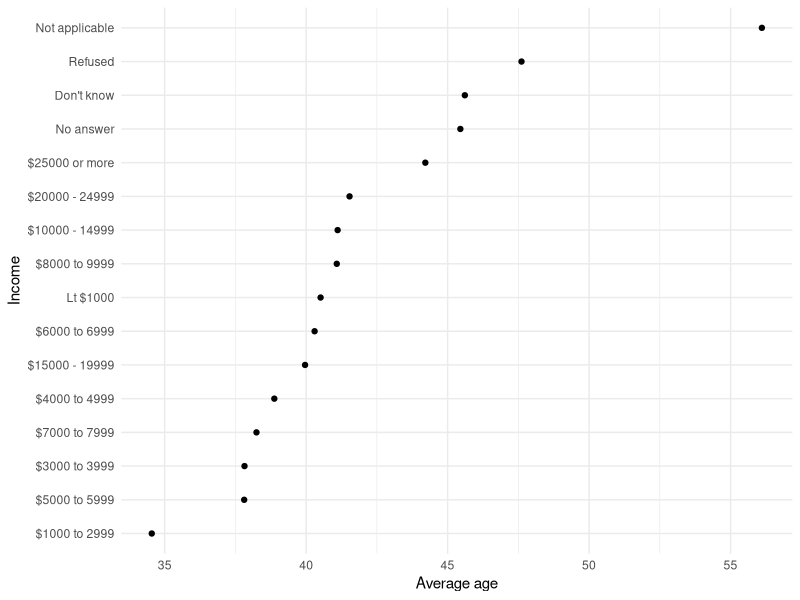
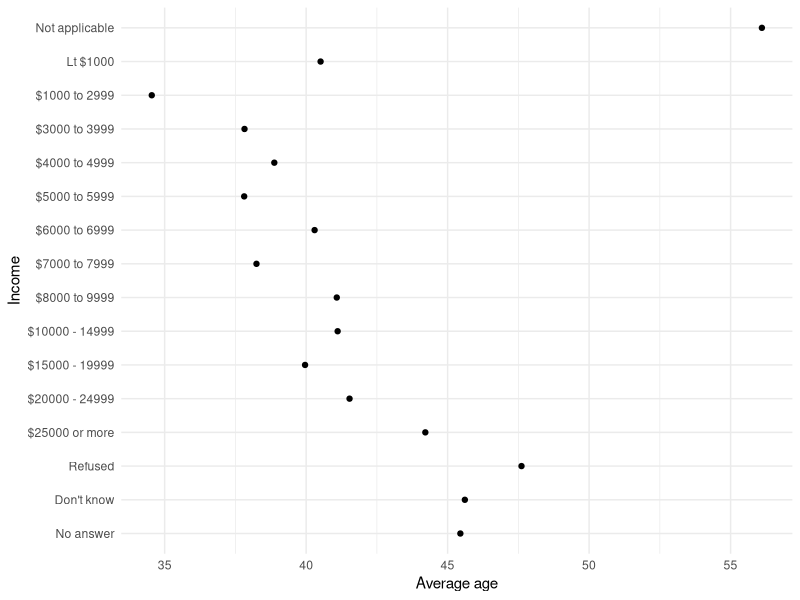
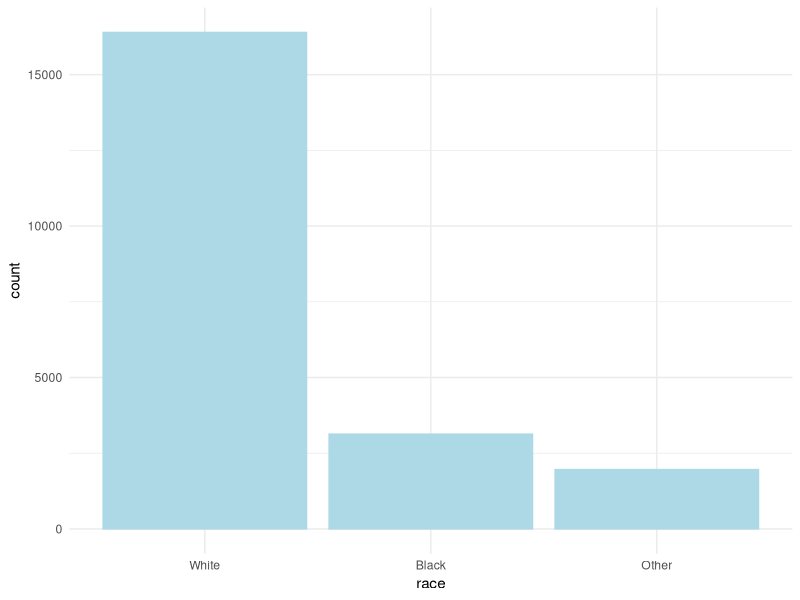

Recreate these plots in R, in order.
## ---- chunk 1
knitr::opts_chunk$set(warning = FALSE, message = FALSE) 
## ---- chunk 2
library(tidyverse)
library(kableExtra)
## ---- chunk 3
gss_cat <- forcats::gss_cat
head(gss_cat)

# check variable classes
str(gss_cat)
## ---- chunk 4
as_tibble(gss_cat)
## ---- chunk 5
gss_cat %>%
  filter(relig == "Protestant") %>%
  group_by(year, relig) %>%
  summarize(tvhours = mean(tvhours, na.rm = TRUE))
## ---- chunk 6
# less readable
summarize(group_by(filter(gss_cat, 
                          relig == "Protestant"), 
                   year, 
                   relig), 
          tvhours = mean(tvhours, 
                         na.rm = TRUE)
          )
## ---- chunk 7
gss_cat[1:10,] %>% 
  kable() %>% 
  kable_styling(latex_options = "striped")

anyNA(gss_cat)

# Exercise 1. Using is.na() which variable has only standard missing values (NAs) 
is.na(gss_cat)

# To tell which variable has standard missing values, using the is.na() function, we should pass the data object (gss_cat) as the argument of is.na() and look for where "TRUE" is returned columnwise. 
# The column 'tvhours' has standard missing values (NAs).

# finding-standard-missings-quicker
gss_cat %>% 
  select(everything()) %>% 
  summarise_all(funs(sum(is.na(.))))
# easier to find out with the sum per column that 'age' also has NAs.
## ---- chunk 8
gss_cat %>% 
  count(rincome)
# "No answer", "Don't know", "Refused" and "Not applicable" are responses that can be considered missing values depending on the context.

# Exercise 2. Are there similar responses in the other factor variables? Which ones?

gss_cat %>% 
  count(marital) # 'marital' has "No answer", which can be considered missing.

gss_cat %>% 
  count(race) # 'race' has 3 types of answers, "Black", "White" and "Other", none would be considered missing.


gss_cat %>% 
  count(partyid) # 'partyid' has "No answer" and "Don't know", which can be considered missing. 


gss_cat %>% 
  count(relig) # 'relig' has "No answer" and "Don't know", which can be considered missing. Even if the respondent does not have a religion, there is a category "None" for those cases, so "No answer" is really missing.


gss_cat %>% 
  count(denom) # 'denom' has "No answer", "Don't know" and "Not applicable", which can be considered missing. 
## ---- chunk 9
# Exercise 3 - display only married people 

filter(gss_cat, marital == 'Married')

# using the pipe operator - steps are more readable
gss_cat %>%
  filter(marital == "Married")


# Exercise 4 - display divorced and widowed people

# the question mentions divorced AND widowed people, but the argument translates to an OR (|) condition since a single person cannot be divorced and widowed at the same time on the data set, and the intention is actually to display both groups.

filter(gss_cat, marital == "Divorced" | marital == "Widowed")

gss_cat %>%
  filter(marital == "Divorced" | marital == "Widowed")
 
## ---- chunk 10
# Exercise 5 - reorder the information in the dataframe by the number of tv hours

gss_cat %>%
  arrange(tvhours)
# the default of arrange() function is to use the ascending order, if the descending order was needed, the variable could be passed as argument of function desc(): gss_cat %>% arrange(desc(tvhours))

# Exercise 6 - combine arrange() with function desc() to re-order column in descending order
gss_cat %>%
  arrange(desc(tvhours))
## ---- chunk 11
# Exercise 7 - filter only married people and arrange them by how much tv they watch

gss_cat %>%
  filter(marital == "Married") %>%
  arrange(tvhours)

# Exercise 8 - use arrange() and count() to find what the most common religion is

gss_cat %>%
  count(relig) %>% # counts the number of occurrence of each religion under generated column 'n'
  arrange(desc(n)) # sorts the occurrences in descending order to find the greatest (most common)

# good example showing the usefulness of pipes performing more than one operation
## ---- chunk 12
# Exercise 9 - How many hours of tv on average are watched by people of different religions?

gss_cat %>%
  group_by(relig) %>%
  summarise(avg_tvhours = mean(tvhours, na.rm = TRUE))
# If there are any missing values in the group, the mean function returns NA. 'na.rm = TRUE', which means remove the NA values, can be used to drop the missing values and return the expected average by different religions. 
## ---- chunk 13
# String Concatenation

# Exercise 10 - difference between the two commands
str_c("x", "y", "z") 

str_c("x", "y", "z", sep = ", ") 
# the argument 'sep' separates each letter in the string, in this case, by a comma. The default is no separator (sep = ""), seen on the fisrt command.


# Subsetting strings
x <- c("Apple", "Banana", "Pear")
str_sub(x, 1, 3) # extracts from 1st ('start') to 3rd ('end') character


# Regular expressions
x <- c("apple", "banana", "pear")
str_view(x, "an")

str_view(x, ".a.") # only one match in banana since the second 'a' does not match the condition, because the n (3rd charcater) was already 'taken'.


# Anchors
#matching the start (^) and end ($) of strings
x <- c("apple", "banana", "pear")

str_view(x, "^a")

str_view(x, "a$")

x <- c("apple pie", "apple", "apple cake")

str_view(x, "^apple$")
## ---- chunk 14
# Exercise 11 - average age across income levels
rincome_summary <- gss_cat %>%
  group_by(rincome) %>%
  summarise(
    age = mean(age, na.rm = TRUE),
    n = n())

rincome_summary %>% 
  mutate(rincome = fct_reorder(rincome, age)) %>% 
  ggplot(aes(age, rincome)) +
    geom_point() +
    xlab("Average age") +
    ylab("Income") +
    theme_minimal()

# Exercise 12 - Do you think using fct_reorder makes sense here? Why/why not?

# Let's plot the same graph without fct_reorder for comparison.

rincome_summary %>% 
  ggplot(aes(age, rincome)) +
  geom_point() +
    xlab("Average age") +
    ylab("Income") +
    theme_minimal()
## ---- chunk 15
# Exercise 13 - create a bar plot using fct_infreq to reorder levels of the race variable?

gss_cat %>%
  mutate(race = fct_infreq(race)) %>% 
  ggplot(aes(race)) +
    geom_bar(col = "lightblue", fill = "lightblue") +
    theme_minimal()
## ---- chunk 16
# Exercise 15 - Use ’fct_recode()` to recode “Don’t know” and “No answer” to NA.
# fct_recode(x, NULL = "Old value").

gss_cat %>%
  mutate(partyid = fct_recode(partyid,
    NULL = "No answer",
    NULL = "Don't know"
  )) %>%
  count(partyid)
## ---- chunk 17
# fct_collapse() is similar to fct_recode but takes a vector of values as an argument.

# Exercise 16 - Can you use fct_collapse() to create three levels for income: “0 to $10,000”, “$10,000 to $20,000”, and NA for the remaining levels?

# The exercise specifies three levels 0-10k, 10-20k, NA. But there are two levels (20-25k) and (25k or more) not included, that could be a in fourth category or be included in a modified second, instead of 10-20k > 10 or more. 

gss_cat %>%
  mutate(rincome = fct_collapse(rincome,
    "0 to $10,000" = c("Lt $1000",
                       "$1000 to 2999",
                       "$3000 to 3999",
                       "$4000 to 4999",
                       "$5000 to 5999",
                       "$6000 to 6999",
                       "$7000 to 7999",
                       "$8000 to 9999"),
    "$10,000 to $20,000" = c("$10000 - 14999",
                             "$15000 - 19999",
                             "$20000 - 24999",
                             "$25000 or more"),
    NULL = c("Don't know",
             "No answer",
             "Not applicable",
             "Refused")
    )) %>%  
  count(rincome)
## ---- chunk 18
# Exercise 17 - use fct_lump() to collapse the marital variable

gss_cat %>%
  mutate(marital = fct_lump(marital)) %>%
  count(marital, sort = TRUE)
# the default was helpful, not being necessary to specify an n to set the number of factors to be preserved.
## ---- chunk 19
gss_sample <- gss_cat[sample(nrow(gss_cat), 10),] # Takes a random sample of 10 observations from the data

# Exercise 18 - create a formatted summary table using the kable package

# kable() generates nicely formatted tables from matrices or data frames in R Markdown
kable(gss_sample)


# Exercise 19 - try using select() alongside kable() to display only the variables “year”, “age”, “race” and “rincome”.

select(gss_sample, year, age, race, rincome) %>%
  kable()
## ---- chunk 20
# Exercise 20 - Try changing the font size of the table.

kable(gss_sample) %>% 
  kable_styling(font_size = 20)

kable(gss_sample) %>% 
  kable_styling(font_size = 5)
## ---- chunk 21
# Exercise 21 - Try out using one or more of the themes.

# The kableExtra package also comes with different themes:
# kable_paper
# kable_classic
# kable_classic_2
# kable_minimal
# kable_material
# kable_material_dark

kable(gss_sample) %>% 
  kable_styling(font_size = 20) %>%
  kable_classic_2()

kable(gss_sample) %>% 
  kable_styling(font_size = 20) %>%
  kable_minimal()

kable(gss_sample) %>% 
  kable_styling(font_size = 20) %>%
  kable_material_dark()
